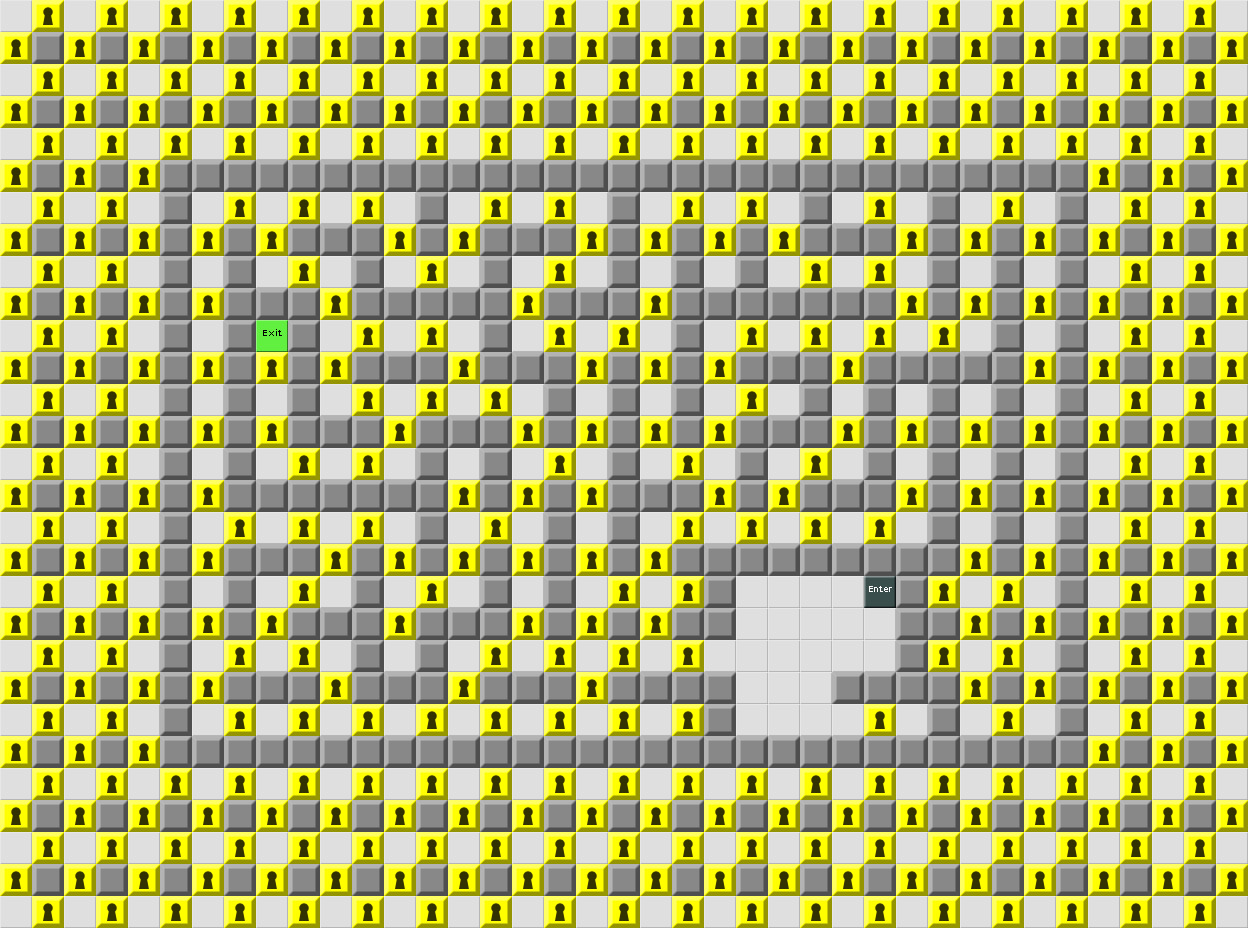

This is a level from a 2D game, rendered from its Tiled map with the project's own tilesets. A one-line summary and the map file follow, with tile-layer data summarised:
An orthogonal 39x29 tile map with 32x32 px tiles, 1 tile layer (Map) and 116 objects.

<map version="1.0" orientation="orthogonal" width="39" height="29" tilewidth="32" tileheight="32">
 <tileset firstgid="1" name="devgraphics" tilewidth="32" tileheight="32">
  <image source="../../../Content/JakesChallenge/devgraphics.png" width="192" height="288" />
  <tile id="0">
   <properties>
    <property name="type" value="floor" />
   </properties>
  </tile>
  <tile id="1">
   <properties>
    <property name="type" value="wall" />
   </properties>
  </tile>
  <tile id="2">
   <properties>
    <property name="type" value="yellowDoor" />
   </properties>
  </tile>
  <tile id="3">
   <properties>
    <property name="type" value="yellowKey" />
   </properties>
  </tile>
  <tile id="4">
   <properties>
    <property name="type" value="start" />
   </properties>
  </tile>
  <tile id="5">
   <properties>
    <property name="type" value="exit" />
   </properties>
  </tile>
  <tile id="6">
   <properties>
    <property name="type" value="nascar" />
   </properties>
  </tile>
  <tile id="7">
   <properties>
    <property name="type" value="help" />
   </properties>
  </tile>
  <tile id="8">
   <properties>
    <property name="type" value="ball" />
   </properties>
  </tile>
  <tile id="9">
   <properties>
    <property name="type" value="predator" />
   </properties>
  </tile>
  <tile id="10">
   <properties>
    <property name="type" value="player2" />
   </properties>
  </tile>
  <tile id="11">
   <properties>
    <property name="type" value="money" />
   </properties>
  </tile>
  <tile id="12">
   <properties>
    <property name="type" value="toll" />
   </properties>
  </tile>
  <tile id="13">
   <properties>
    <property name="type" value="toll2" />
   </properties>
  </tile>
  <tile id="14">
   <properties>
    <property name="type" value="pushBlock" />
   </properties>
  </tile>
  <tile id="15">
   <properties>
    <property name="color" value="red" />
    <property name="type" value="switch" />
   </properties>
  </tile>
  <tile id="16">
   <properties>
    <property name="color" value="red" />
    <property name="type" value="disappearingWall" />
   </properties>
  </tile>
  <tile id="18">
   <properties>
    <property name="" value="" />
   </properties>
  </tile>
  <tile id="19">
   <properties>
    <property name="type" value="water" />
   </properties>
  </tile>
  <tile id="20">
   <properties>
    <property name="type" value="redDoor" />
   </properties>
  </tile>
  <tile id="21">
   <properties>
    <property name="color" value="red" />
    <property name="type" value="redKey" />
   </properties>
  </tile>
  <tile id="22">
   <properties>
    <property name="color" value="red" />
    <property name="type" value="appearingWall" />
   </properties>
  </tile>
  <tile id="23">
   <properties>
    <property name="type" value="redAppearingBlock2" />
   </properties>
  </tile>
  <tile id="24">
   <properties>
    <property name="type" value="britishNascar" />
   </properties>
  </tile>
  <tile id="25">
   <properties>
    <property name="type" value="hiddenSwitch" />
   </properties>
  </tile>
  <tile id="26">
   <properties>
    <property name="type" value="gronpree" />
   </properties>
  </tile>
  <tile id="27">
   <properties>
    <property name="color" value="yellow" />
    <property name="type" value="switch" />
   </properties>
  </tile>
  <tile id="28">
   <properties>
    <property name="color" value="yellow" />
    <property name="type" value="disappearingWall" />
   </properties>
  </tile>
  <tile id="30">
   <properties>
    <property name="type" value="constructionButton" />
   </properties>
  </tile>
  <tile id="31">
   <properties>
    <property name="type" value="help2" />
   </properties>
  </tile>
  <tile id="32">
   <properties>
    <property name="type" value="cyanDoor" />
   </properties>
  </tile>
  <tile id="33">
   <properties>
    <property name="type" value="cyanKey" />
   </properties>
  </tile>
  <tile id="34">
   <properties>
    <property name="color" value="yellow" />
    <property name="type" value="appearingWall" />
   </properties>
  </tile>
  <tile id="36">
   <properties>
    <property name="type" value="teleporter" />
   </properties>
  </tile>
  <tile id="39">
   <properties>
    <property name="color" value="green" />
    <property name="type" value="switch" />
   </properties>
  </tile>
  <tile id="40">
   <properties>
    <property name="color" value="green" />
    <property name="type" value="disappearingWall" />
   </properties>
  </tile>
  <tile id="42">
   <properties>
    <property name="type" value="outTeleporter" />
   </properties>
  </tile>
  <tile id="43">
   <properties>
    <property name="type" value="smartPredator" />
   </properties>
  </tile>
  <tile id="44">
   <properties>
    <property name="type" value="greenDoor" />
   </properties>
  </tile>
  <tile id="45">
   <properties>
    <property name="color" value="green" />
    <property name="type" value="greenKey" />
   </properties>
  </tile>
  <tile id="46">
   <properties>
    <property name="color" value="green" />
    <property name="type" value="appearingWall" />
   </properties>
  </tile>
  <tile id="48">
   <properties>
    <property name="type" value="futureWall" />
   </properties>
  </tile>
  <tile id="49">
   <properties>
    <property name="type" value="futureFloor" />
   </properties>
  </tile>
  <tile id="50">
   <properties>
    <property name="color" value="brownOff" />
    <property name="type" value="switch" />
   </properties>
  </tile>
  <tile id="51">
   <properties>
    <property name="color" value="brown" />
    <property name="type" value="switch" />
   </properties>
  </tile>
 </tileset>
 <layer name="Map" width="39" height="29">
  <data>[1131 cells, 1131 non-empty, 5 distinct tile ids]</data>
 </layer>
 <objectgroup name="Enemies" width="39" height="29" />
 <objectgroup name="Items" width="39" height="29">
  <object gid="4" x="768" y="672" />
  <object gid="4" x="640" y="672" />
  <object gid="4" x="512" y="672" />
  <object gid="4" x="512" y="608" />
  <object gid="4" x="512" y="544" />
  <object gid="4" x="512" y="480" />
  <object gid="4" x="512" y="416" />
  <object gid="4" x="448" y="416" />
  <object gid="4" x="384" y="416" />
  <object gid="4" x="384" y="480" />
  <object gid="4" x="320" y="480" />
  <object gid="4" x="256" y="480" />
  <object gid="4" x="256" y="416" />
  <object gid="4" x="576" y="608" />
  <object gid="4" x="448" y="736" />
  <object gid="4" x="448" y="608" />
  <object gid="4" x="448" y="544" />
  <object gid="4" x="448" y="480" />
  <object gid="4" x="576" y="544" />
  <object gid="4" x="768" y="544" />
  <object gid="4" x="704" y="480" />
  <object gid="4" x="384" y="608" />
  <object gid="4" x="384" y="544" />
  <object gid="4" x="320" y="544" />
  <object gid="4" x="320" y="608" />
  <object gid="4" x="192" y="672" />
  <object gid="4" x="576" y="480" />
  <object gid="4" x="576" y="352" />
  <object gid="4" x="576" y="416" />
  <object gid="4" x="512" y="352" />
  <object gid="4" x="640" y="352" />
  <object gid="4" x="640" y="416" />
  <object gid="4" x="640" y="480" />
  <object gid="4" x="704" y="416" />
  <object gid="4" x="256" y="672" />
  <object gid="4" x="192" y="608" />
  <object gid="4" x="192" y="544" />
  <object gid="4" x="192" y="480" />
  <object gid="4" x="192" y="416" />
  <object gid="4" x="192" y="352" />
  <object gid="4" x="192" y="288" />
  <object gid="4" x="192" y="224" />
  <object gid="4" x="256" y="288" />
  <object gid="4" x="256" y="224" />
  <object gid="4" x="320" y="288" />
  <object gid="4" x="320" y="224" />
  <object gid="4" x="384" y="224" />
  <object gid="4" x="384" y="288" />
  </objectgroup>
 <objectgroup name="Tools" width="39" height="29" />
 <objectgroup name="Parameters" width="39" height="29">
  <properties>
   <property name="time" value="-1" />
   <property name="wrapAround" value="false" />
  </properties>
 </objectgroup>
</map>
<!-- 68 of 116 objects omitted -->
